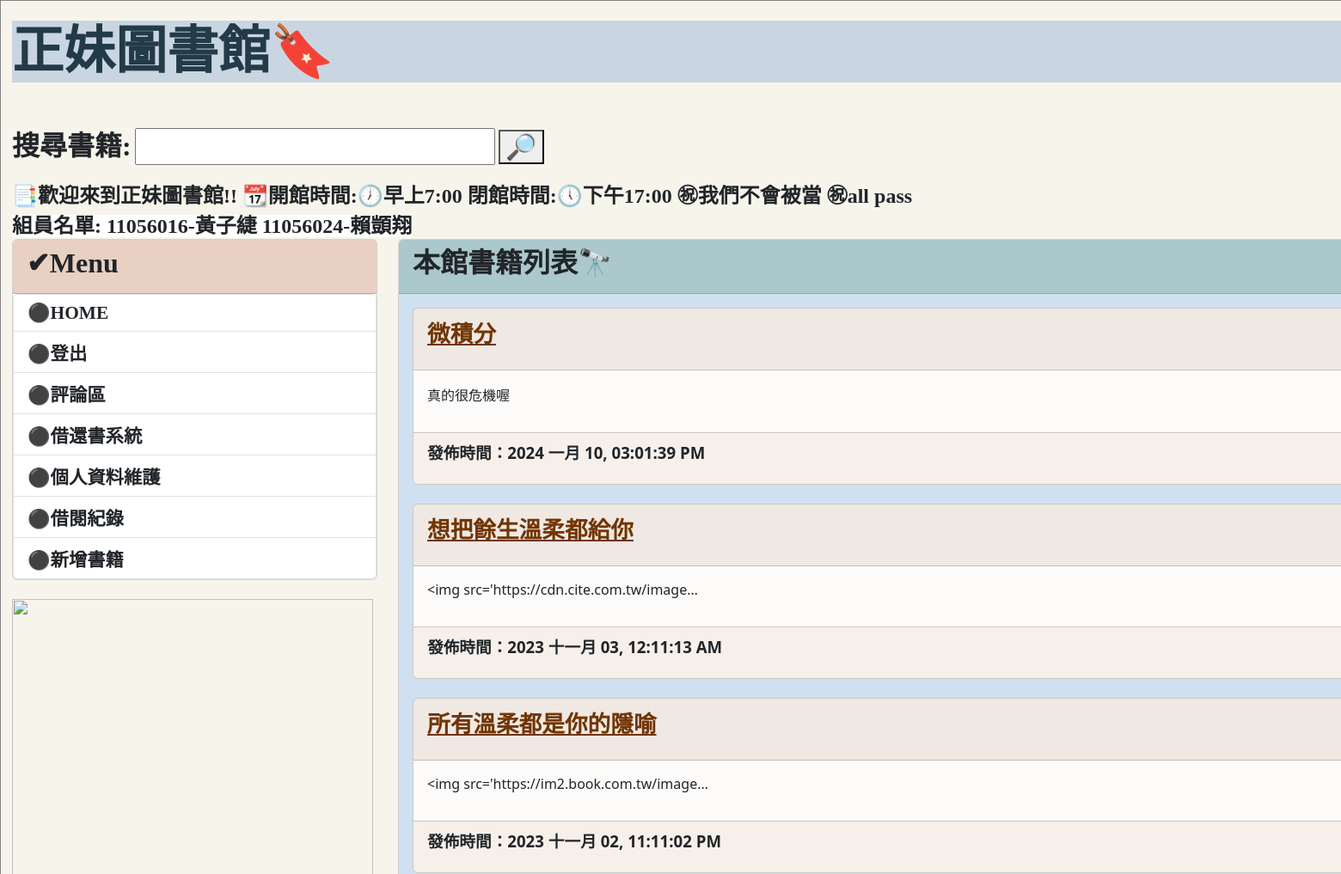
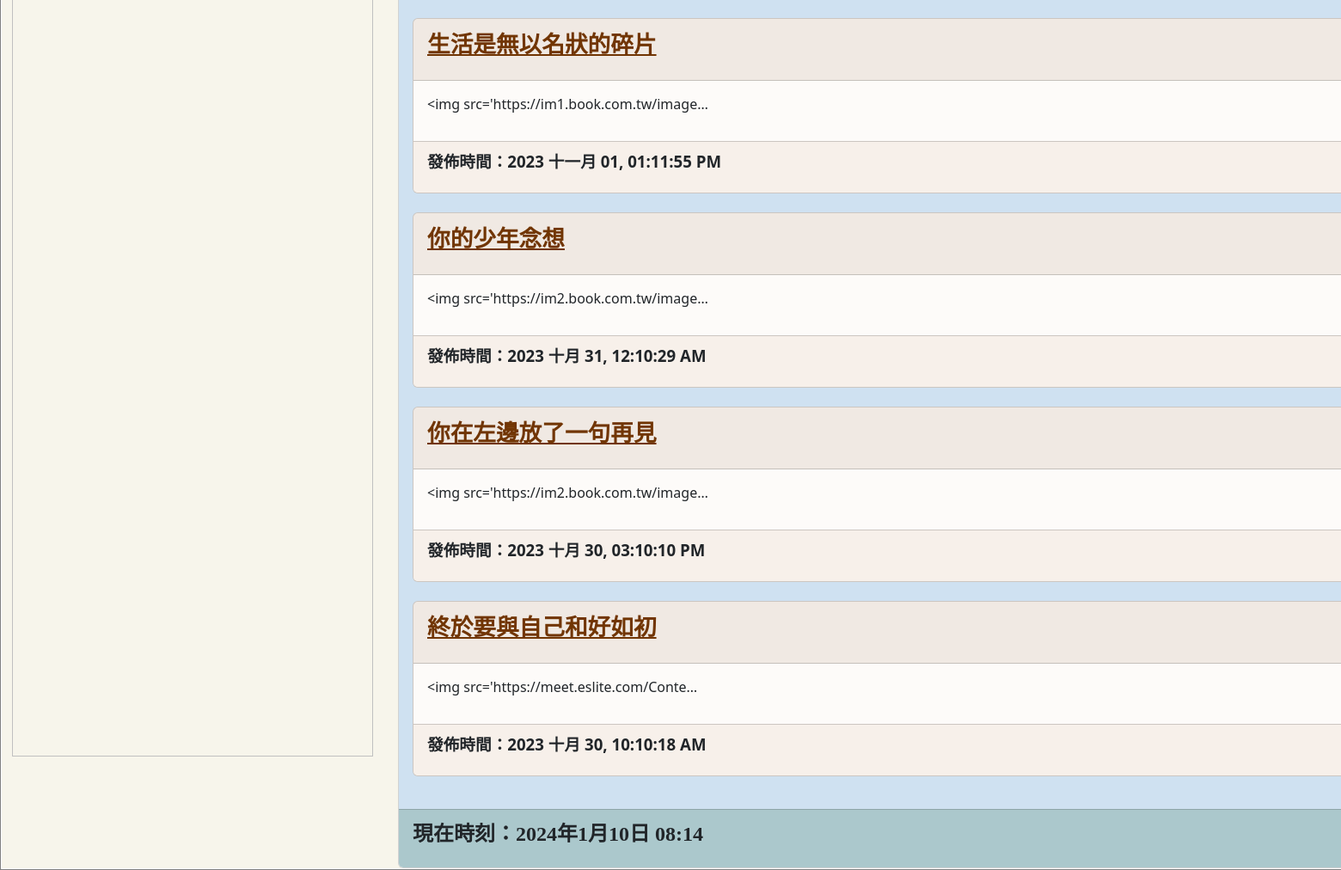
The app's page / (signed in) with its own data (2 pictures, top to bottom).
### mysite/models.py (models this page shows, shortened)
class Post(models.Model):
    title = models.CharField(max_length=200)
    slug = models.CharField(max_length=200)
    body = models.TextField()
    pub_date = models.DateTimeField(auto_now_add=True)
    isBorrow = models.BooleanField(("外借中"),default=True)
    class Meta:
        ordering = ('-pub_date',)

### mysite/views.py (the view)
# urls.py: path('',homepage),
def homepage(request):
    posts = Post.objects.all()
    now = datetime.now()
    return render(request, 'index.html', locals())

### templates/index.html (shortened to what this page needs)
{% extends 'base.html' %}
{% block headmessage %}
    <h3 style='font-family:微軟正黑體;font-size:24pt;font-weight:bolder;background-color:abc8cc;'>本館書籍列表&#x1F52D;</a>
{% endblock %}
{% block content %}
     {% for post in posts %}
    <div class='card' style='background-color:#F7F0EA'>
        <div class='card-header'>
            <p style='font-family:微軟正黑體;font-size:20pt;font-weight:bolder;'>
                <a href='/post/{{post.slug}}' style="color:713503">{{ post.title }}</a>
            </p>
        </div>
        <div class='card-body' style='background-color:#FDFBF9'>
            <p>
               {{ post.body | truncatechars:40 }}
            </p>
        </div>
        <div class='card-footer'  style='background-color:#F7F0EA;font-weight:bold;font-size:14pt;'>
            <p>
                發佈時間：{{ post.pub_date | date:"Y M d, h:m:s A"}}
            </p>
        </div>
    </div>
    <br>
    {% endfor %}
{% endblock %}

### records on screen
Post: title "微積分", body "真的很危機喔", pub_date "2024 一月 10, 03:01:39 PM"
Post: title "想把餘生溫柔都給你", body "<img src='https://cdn.cite.com.tw/image…", pub_date "2023 十一月 03, 12:11:13 AM"
Post: title "所有溫柔都是你的隱喻", body "<img src='https://im2.book.com.tw/image…", pub_date "2023 十一月 02, 11:11:02 PM"
Post: title "生活是無以名狀的碎片", body "<img src='https://im1.book.com.tw/image…", pub_date "2023 十一月 01, 01:11:55 PM"
Post: title "你的少年念想", body "<img src='https://im2.book.com.tw/image…", pub_date "2023 十月 31, 12:10:29 AM"
Post: title "你在左邊放了一句再見", body "<img src='https://im2.book.com.tw/image…", pub_date "2023 十月 30, 03:10:10 PM"
Post: title "終於要與自己和好如初", body "<img src='https://meet.eslite.com/Conte…", pub_date "2023 十月 30, 10:10:18 AM"
